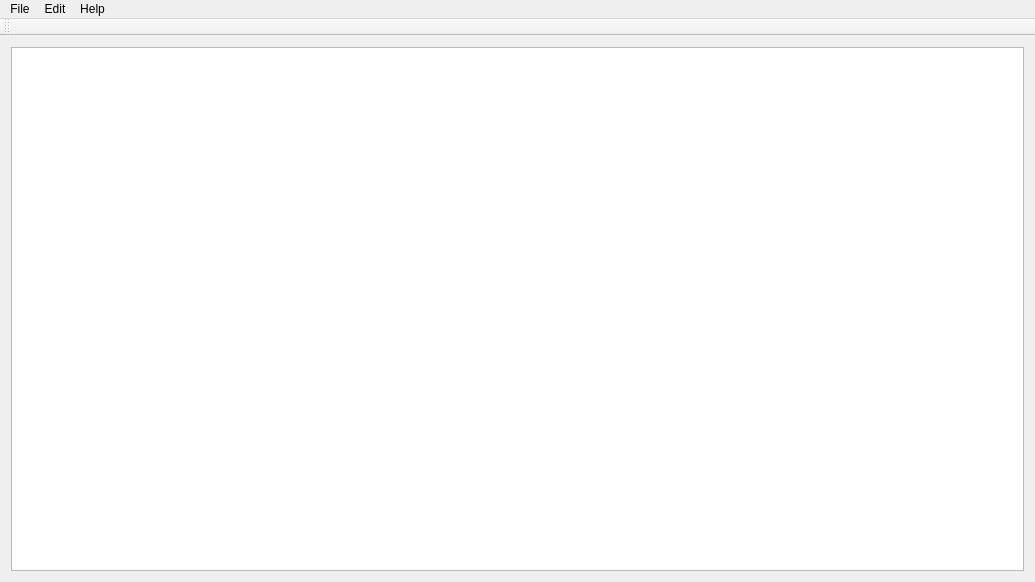
<?xml version="1.0" encoding="UTF-8"?>
<ui version="4.0">
 <class>MainWindowClass</class>
 <widget class="QMainWindow" name="MainWindowClass">
  <property name="geometry">
   <rect>
    <x>0</x>
    <y>0</y>
    <width>1035</width>
    <height>582</height>
   </rect>
  </property>
  <property name="windowTitle">
   <string>Light Edit</string>
  </property>
  <property name="windowIcon">
   <iconset resource="MainWindow.qrc">
    <normaloff>:/icon/app</normaloff>:/icon/app</iconset>
  </property>
  <widget class="QWidget" name="centralWidget">
   <layout class="QGridLayout" name="gridLayout">
    <item row="0" column="0">
     <widget class="Editor" name="editor"/>
    </item>
   </layout>
  </widget>
  <widget class="QMenuBar" name="menuBar">
   <property name="geometry">
    <rect>
     <x>0</x>
     <y>0</y>
     <width>1035</width>
     <height>25</height>
    </rect>
   </property>
   <widget class="QMenu" name="menuFichier">
    <property name="title">
     <string>File</string>
    </property>
    <addaction name="actionNew"/>
    <addaction name="actionOpen"/>
    <addaction name="actionSave"/>
    <addaction name="actionSaveAs"/>
    <addaction name="separator"/>
    <addaction name="actionQuit"/>
   </widget>
   <widget class="QMenu" name="menuEdit">
    <property name="title">
     <string>Edit</string>
    </property>
    <addaction name="actionFind"/>
    <addaction name="actionReplace"/>
   </widget>
   <widget class="QMenu" name="menuHelp">
    <property name="title">
     <string>Help</string>
    </property>
    <addaction name="actionAbout"/>
   </widget>
   <addaction name="menuFichier"/>
   <addaction name="menuEdit"/>
   <addaction name="menuHelp"/>
  </widget>
  <widget class="QToolBar" name="mainToolBar">
   <attribute name="toolBarArea">
    <enum>TopToolBarArea</enum>
   </attribute>
   <attribute name="toolBarBreak">
    <bool>false</bool>
   </attribute>
  </widget>
  <action name="actionOpen">
   <property name="text">
    <string>Open</string>
   </property>
   <property name="shortcut">
    <string>Ctrl+O</string>
   </property>
  </action>
  <action name="actionSave">
   <property name="text">
    <string>Save</string>
   </property>
   <property name="shortcut">
    <string>Ctrl+S</string>
   </property>
  </action>
  <action name="actionSaveAs">
   <property name="text">
    <string>Save As</string>
   </property>
   <property name="shortcut">
    <string>Ctrl+Shift+S</string>
   </property>
  </action>
  <action name="actionNew">
   <property name="text">
    <string>New</string>
   </property>
   <property name="shortcut">
    <string>Ctrl+N</string>
   </property>
  </action>
  <action name="actionQuit">
   <property name="text">
    <string>Quit</string>
   </property>
   <property name="shortcut">
    <string>Ctrl+Q</string>
   </property>
  </action>
  <action name="actionFind">
   <property name="text">
    <string>Find</string>
   </property>
   <property name="shortcut">
    <string>Ctrl+F</string>
   </property>
  </action>
  <action name="actionReplace">
   <property name="text">
    <string>Replace</string>
   </property>
   <property name="shortcut">
    <string>Ctrl+H</string>
   </property>
  </action>
  <action name="actionAbout">
   <property name="text">
    <string>About</string>
   </property>
  </action>
 </widget>
 <layoutdefault spacing="6" margin="11"/>
 <customwidgets>
  <customwidget>
   <class>Editor</class>
   <extends>QPlainTextEdit</extends>
   <header>Editor.h</header>
  </customwidget>
 </customwidgets>
 <resources>
  <include location="MainWindow.qrc"/>
 </resources>
 <connections/>
</ui>
